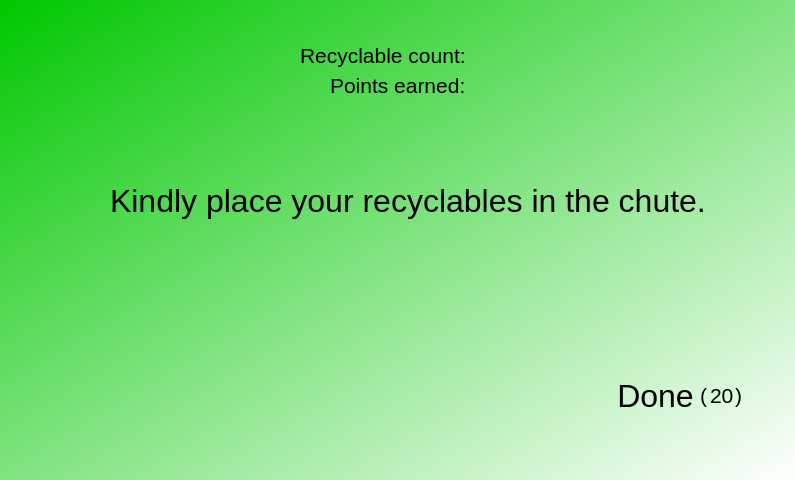
<?xml version="1.0" encoding="UTF-8"?>
<ui version="4.0">
 <class>Dialog</class>
 <widget class="QDialog" name="Dialog">
  <property name="geometry">
   <rect>
    <x>0</x>
    <y>0</y>
    <width>795</width>
    <height>480</height>
   </rect>
  </property>
  <property name="windowTitle">
   <string>Dialog</string>
  </property>
  <widget class="QWidget" name="widget" native="true">
   <property name="geometry">
    <rect>
     <x>0</x>
     <y>0</y>
     <width>800</width>
     <height>480</height>
    </rect>
   </property>
   <property name="styleSheet">
    <string notr="true">QWidget#widget{
background-color: qlineargradient(spread:pad, x1:0, y1:0, x2:1, y2:1, stop:0 rgba(0, 199, 0, 255), stop:1 rgba(255, 255, 255, 255));}</string>
   </property>
   <widget class="QLabel" name="label">
    <property name="geometry">
     <rect>
      <x>300</x>
      <y>40</y>
      <width>171</width>
      <height>31</height>
     </rect>
    </property>
    <property name="styleSheet">
     <string notr="true">font:16pt;</string>
    </property>
    <property name="text">
     <string>Recyclable count:</string>
    </property>
   </widget>
   <widget class="QLabel" name="label_3">
    <property name="geometry">
     <rect>
      <x>110</x>
      <y>150</y>
      <width>601</width>
      <height>101</height>
     </rect>
    </property>
    <property name="styleSheet">
     <string notr="true">font:24pt;</string>
    </property>
    <property name="text">
     <string>Kindly place your recyclables in the chute.</string>
    </property>
   </widget>
   <widget class="QLabel" name="label_2">
    <property name="geometry">
     <rect>
      <x>330</x>
      <y>70</y>
      <width>141</width>
      <height>31</height>
     </rect>
    </property>
    <property name="styleSheet">
     <string notr="true">font:16pt;</string>
    </property>
    <property name="text">
     <string>Points earned:</string>
    </property>
   </widget>
   <widget class="QLabel" name="label_4">
    <property name="geometry">
     <rect>
      <x>320</x>
      <y>330</y>
      <width>151</width>
      <height>151</height>
     </rect>
    </property>
    <property name="styleSheet">
     <string notr="true">background-color:none;</string>
    </property>
    <property name="text">
     <string>&lt;html&gt;&lt;head/&gt;&lt;body&gt;&lt;p&gt;&lt;img src=&quot;:/arrowPrefix/arrow1.png&quot; width=&quot;160&quot; height = &quot;160&quot;/&gt;&lt;/p&gt;&lt;/body&gt;&lt;/html&gt;</string>
    </property>
   </widget>
   <widget class="QPushButton" name="pushButton">
    <property name="geometry">
     <rect>
      <x>610</x>
      <y>370</y>
      <width>91</width>
      <height>51</height>
     </rect>
    </property>
    <property name="styleSheet">
     <string notr="true">background-color:none;
border:none;
font:24pt;</string>
    </property>
    <property name="text">
     <string>Done</string>
    </property>
   </widget>
   <widget class="QLabel" name="label_5">
    <property name="geometry">
     <rect>
      <x>480</x>
      <y>40</y>
      <width>41</width>
      <height>31</height>
     </rect>
    </property>
    <property name="styleSheet">
     <string notr="true">font:16pt;</string>
    </property>
    <property name="text">
     <string/>
    </property>
   </widget>
   <widget class="QLabel" name="label_6">
    <property name="geometry">
     <rect>
      <x>480</x>
      <y>70</y>
      <width>51</width>
      <height>31</height>
     </rect>
    </property>
    <property name="styleSheet">
     <string notr="true">font:16pt;</string>
    </property>
    <property name="text">
     <string/>
    </property>
   </widget>
   <widget class="QLabel" name="label_7">
    <property name="geometry">
     <rect>
      <x>700</x>
      <y>380</y>
      <width>21</width>
      <height>31</height>
     </rect>
    </property>
    <property name="styleSheet">
     <string notr="true">font:16pt;</string>
    </property>
    <property name="text">
     <string>(</string>
    </property>
   </widget>
   <widget class="QLabel" name="label_8">
    <property name="geometry">
     <rect>
      <x>735</x>
      <y>380</y>
      <width>21</width>
      <height>31</height>
     </rect>
    </property>
    <property name="styleSheet">
     <string notr="true">font:16pt;</string>
    </property>
    <property name="text">
     <string>)</string>
    </property>
   </widget>
   <widget class="QLabel" name="label_9">
    <property name="geometry">
     <rect>
      <x>710</x>
      <y>380</y>
      <width>31</width>
      <height>31</height>
     </rect>
    </property>
    <property name="styleSheet">
     <string notr="true">font:16pt;</string>
    </property>
    <property name="text">
     <string>20</string>
    </property>
   </widget>
  </widget>
 </widget>
 <resources>
  <include location="arrow_chute.qrc"/>
 </resources>
 <connections/>
</ui>
